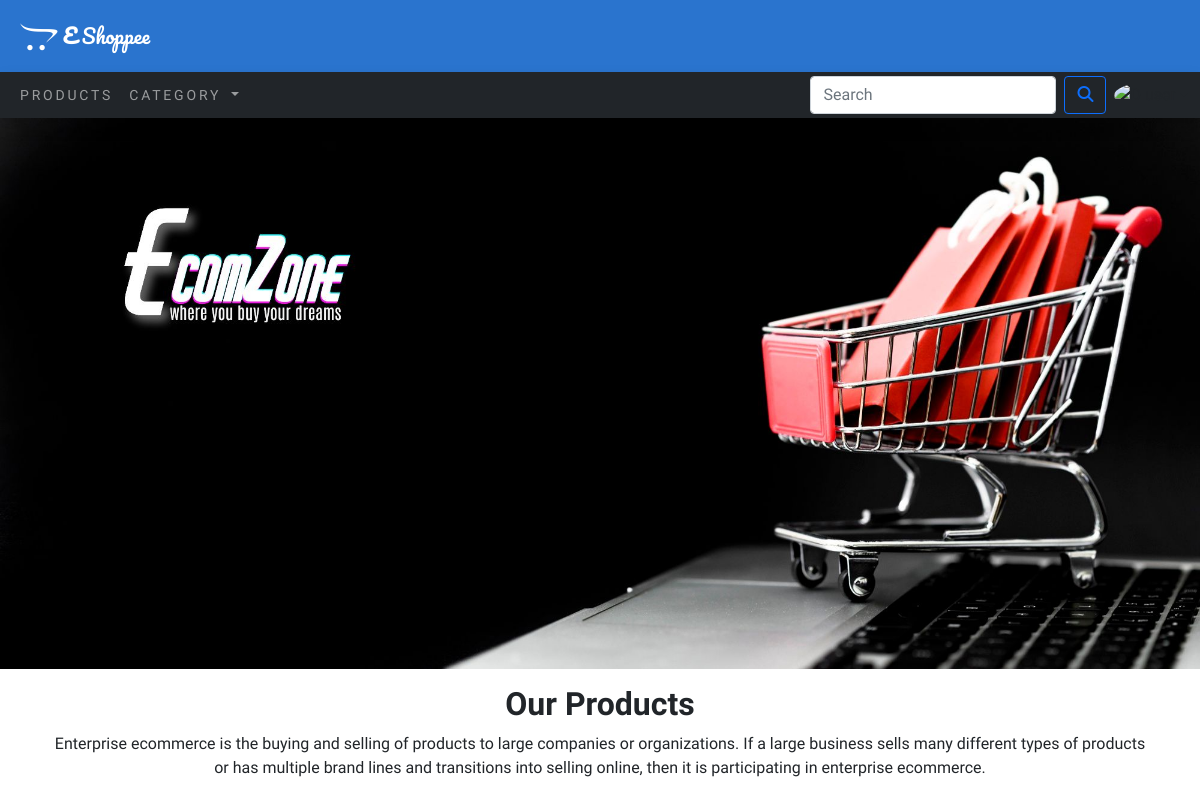
The app's page /, older data.
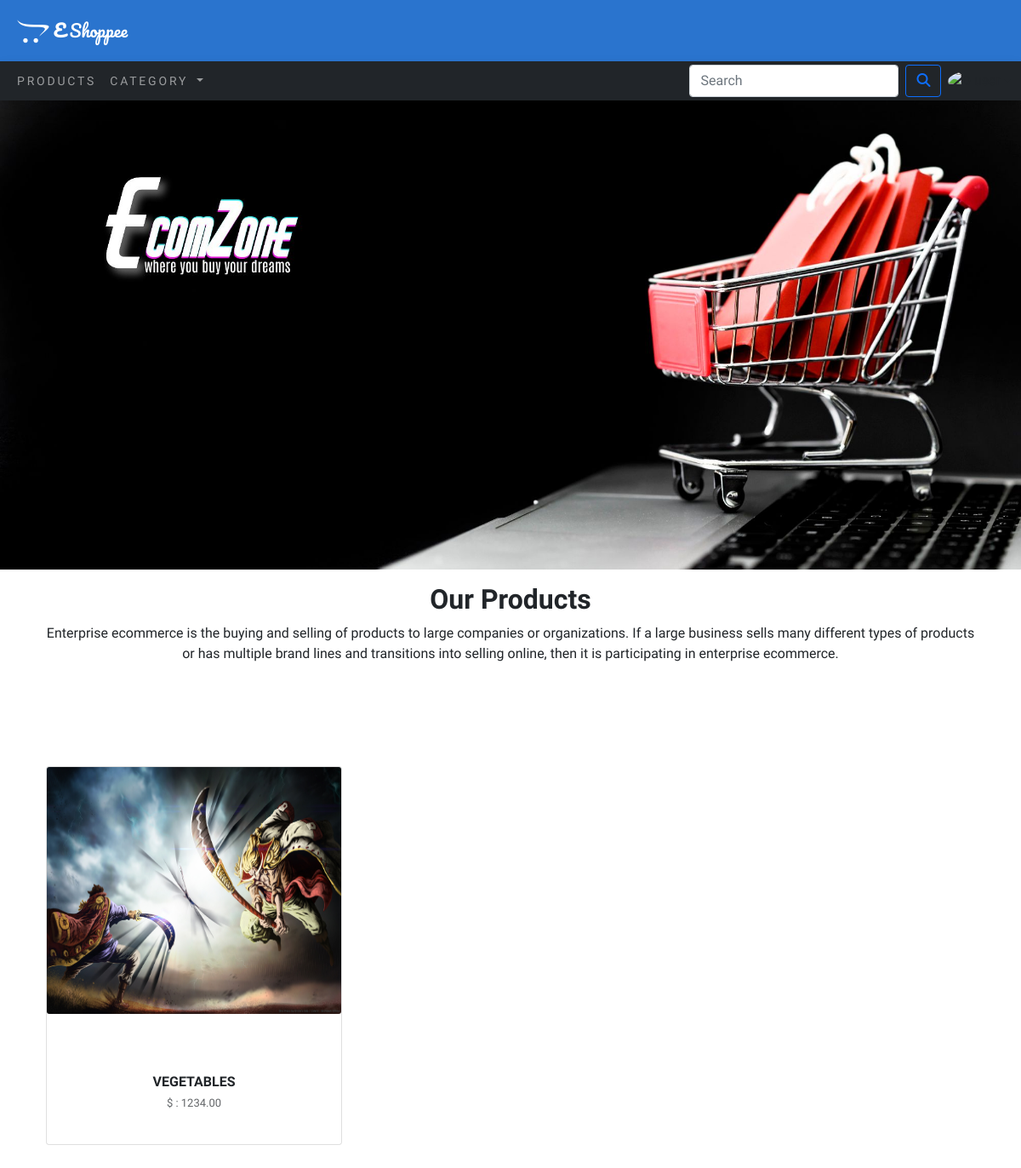
The same page, newer data.
### E_App/models.py (models this page shows, shortened)
class Product(models.Model):
    name = models.CharField(max_length=250, unique=True)
    slug = models.SlugField(max_length=250, unique=True)
    description = models.TextField(blank=True)
    price = models.DecimalField(max_digits=10, decimal_places=2)
    category = models.ForeignKey(Category, on_delete=models.CASCADE)
    seller = models.ForeignKey(User, null=True, on_delete=models.CASCADE)
    product_image = models.ImageField(upload_to='product')
    stock = models.IntegerField()
    available = models.BooleanField(default=True)
    created = models.DateTimeField(auto_now_add=True)
    updated = models.DateTimeField(auto_now=True)
    class Meta:
        ordering = ('name',)
        verbose_name = 'product'
        verbose_name_plural = 'products'
    def get_url(self):
        return reverse('E_App:ProductDetail', args=[self.category.slug, self.slug])

### E_App/views.py (the view)
# urls.py: path('', views.AllProdCat, name='AllProdCat'),
def AllProdCat(request, cat_slug = None):
    cat_page = None
    product_list = None
    if cat_slug != None:
        cat_page = get_object_or_404(Category, slug=cat_slug)
        product_list = Product.objects.all().filter(category=cat_page, available=True)
    else:
        product_list = Product.objects.all().filter(available=True)
    paginator = Paginator(product_list, 6)
    try:
        page = int(request.GET.get('page', '1'))
    except:
        page = 1
    try:
        products = paginator.page(page)
    except (EmptyPage, InvalidPage):
        products = paginator.page(paginator.num_pages)
    return render(request, 'category.html', {'category': cat_page, 'products': products})

### E_App/context_processors.py (called while the page is built)
def menu_links(request):
    links = Category.objects.all()
    return dict(links=links)

### E_App/models.py (called while the page is built)
    def get_url(self):
        return reverse('E_App:prod_by_cat', args=[self.slug])

### E_Cart/context_processors.py (called while the page is built)
def counter(request):
    item_count = 0
    user = request.user.id
    if 'admin' in request.path:
        return {}
    else:
        try:
            cart = Cart.objects.filter(user=user)
            cart_items = CartItem.objects.all().filter(cart=cart[:1])
            for cart_item in cart_items:
                item_count +=  cart_item.quantity
        except Cart.DoesNotExist:
            item_count = 0
    return dict(item_count=item_count)

### template/category.html (shortened to what this page needs)
{% extends 'base.html' %}
{% load static %}
{% block content %}
{% if category %}
<div class="mx-auto">
    <img width="100%" src="{{category.cat_img.url}}" alt="{{category.name}}">
    <div class="container text-center p-3">
        <h2><b>{{category.name}}</b></h2>
        <p>{{category.description}}</p>
    </div>
</div>
{% else %}
<div class="mx-auto">
    <img class="h-75" width="100%" src="{% static 'images/banner.jpeg' %}" alt="E_SHOPPEE">
    <div class="container text-center p-3">
        <h2><b>Our Products</b></h2>
        <p>Enterprise ecommerce is the buying and selling of products to large
            companies or organizations. If a large business sells many different types
            of products or has multiple brand lines and transitions into selling online,
            then it is participating in enterprise ecommerce.</p>
    </div>
</div>
{% endif %}
<div class="section-products">
    <div class="container">
        <div class="row mx-auto">
            {% for product in products %}
            <div class="col-md-6 col-lg-4 col-xl-4 py-2">
                <div class="card text-center">
                        <div id="product-1" class="single-product">
                            <div class="part-1">
                                <img class="card-img part-1" src="{{product.product_image.url}}" alt="{{product.name}}">
                            </div>
                        </div>
                        <div class="card-body part-2">
                            <a href="{{product.get_url}}">
                                <div class="card-title py-2" >
                                    <h3 class="prodname">{{ product.name }}</h3>
                                    <h4 class="prodprice">$ : {{ product.price }}</h4>
                                </div>
                            </a>
                        </div>
                </div>
            </div>
            {% endfor %}
        </div>
</div>
{% endblock %}

### template/base.html (shortened to what this page needs)
{% load static %}
<!DOCTYPE html>
<html lang="en">
<head>
    <link href="https://cdn.jsdelivr.net/npm/bootstrap@5.0.2/dist/css/bootstrap.min.css" rel="stylesheet"
>
    <link href="{% static 'css/custom.css' %}"rel="stylesheet">
</head>
<body>
    {% include 'header.html' %}
    {% include 'navbar.html' %}
    {% block content %}
    {% endblock %}
</body>
</html>

### template/header.html
<nav class="navbar navbar-dark py-3 header">
    <a class="navbar-brand" href="#">
      <i class="fa-brands fa-opencart fa-xl" style="padding-left: 20px;"></i> <b>E </b> Shoppee
    </a>
  </nav>

### template/navbar.html (shortened to what this page needs)
<div class="sticky-top">
    <nav class="navbar navbar-expand-lg navbar-dark bg-dark shadow py-1">
      <div class="container-fluid ">
        <div class="collapse navbar-collapse" id="navbarScroll">
          <ul class="navbar-nav me-auto my-2 my-lg-0 navbar-nav-scroll">
            <li class="nav-item {% if 'E_App' in request.path %} active {% endif %}">
              <a class="nav-link" aria-current="page" href="{% url 'E_App:AllProdCat' %}">Products</a>
            </li>
            <li class="nav-item dropdown">
              <a class="nav-link dropdown-toggle" href="" id="navbarScrollingDropdown"
                 role="button" data-bs-toggle="dropdown" aria-expanded="false">Category
              </a>
            </li>
          </ul>
          <div class="d-flex ">
            <form class=" d-flex" style="padding-right:8px;" action="{% url 'E_App:Search' %}"  method="get">
              <input class="form-control me-2" type="search" placeholder="Search" name="q" aria-label="Search" required>
              <button class="btn btn-outline-primary" type="submit"><i class="fas fa-search"></i></button>
            </form>
            <div class="dropdown" style="margin:auto;">
              <a
                class="dropdown-toggle d-flex align-items-center hidden-arrow"
                href=""
                id="navbarDropdownMenuAvatar"
                role="button"
                data-bs-toggle="dropdown"
                aria-expanded="false">
                <img
                        src="https://i.stack.imgur.com/dr5qp.jpg"
                        class="rounded-circle"
                        height="25"
                        alt="D user"
                        loading="lazy" />
              </a>
            </div>
          </div>
        </div>
      </div>
    </nav>
    </div>

### static/css/custom.css (style rules this page uses)
body { font-family: 'Dosis', sans-serif; }
.header { background-color: rgb(42, 116, 206); font-family: 'Pacifico', cursive; }
.nav-item { letter-spacing: .2em; font-size:14px; text-transform:uppercase; }
a, a:hover { text-decoration: none; color: inherit; }
.section-products { padding: 80px 0 54px; }
.section-products .single-product { margin-bottom: 26px; }
.section-products .single-product .part-1 { position: relative; height: 290px; max-height: 290px; margin-bottom: 20px; overflow: hidden; }
.section-products .single-product .part-1::before { position: absolute; content: ""; top: 0; left: 0; width: 100%; height: 100%; z-index: -1; transition: all 0.3s; }
.section-products #product-1 .part-1::before { background-size: cover; transition: all 0.3s; }
.prodname { font-size: medium; font-weight: bold; text-transform: uppercase; }
.prodprice { font-size: 13px; opacity: 70%; }

Row changes from the older to the newer data that the page shows:
added Product: product_image (picture), name "VEGETABLES", price "1234.00"
